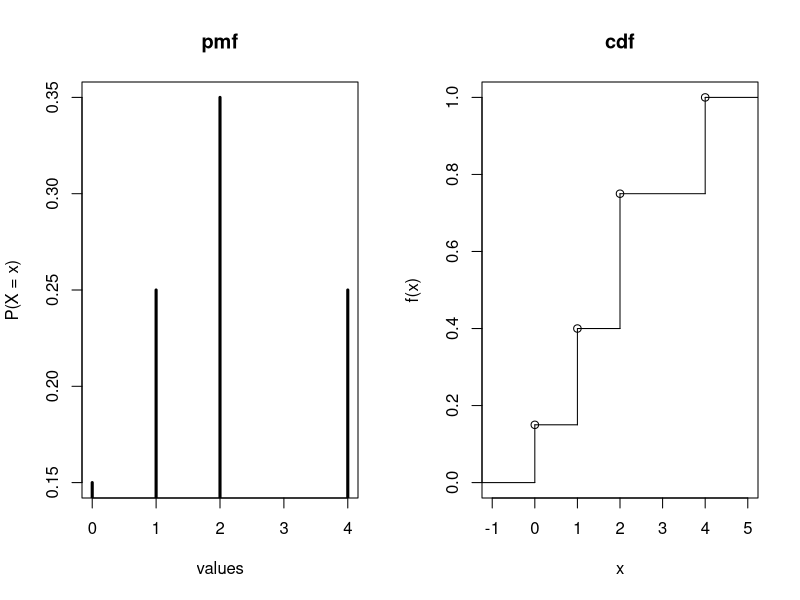
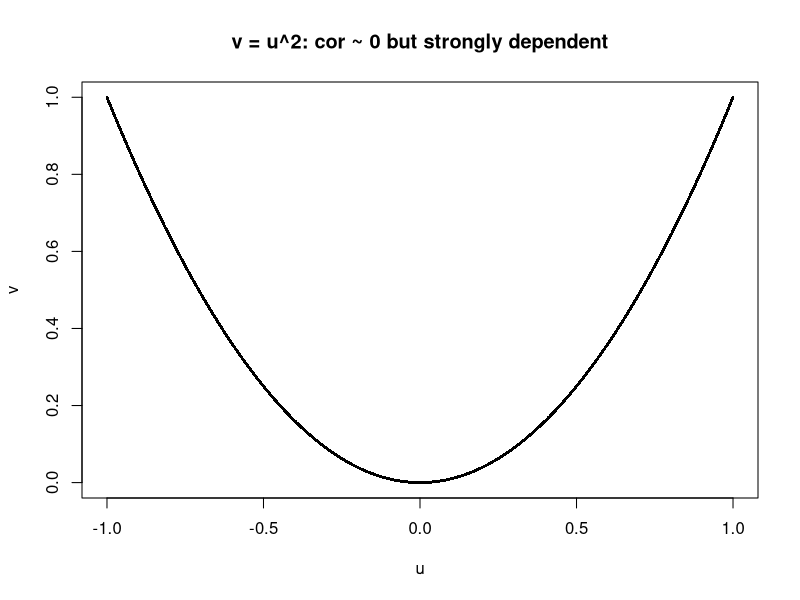
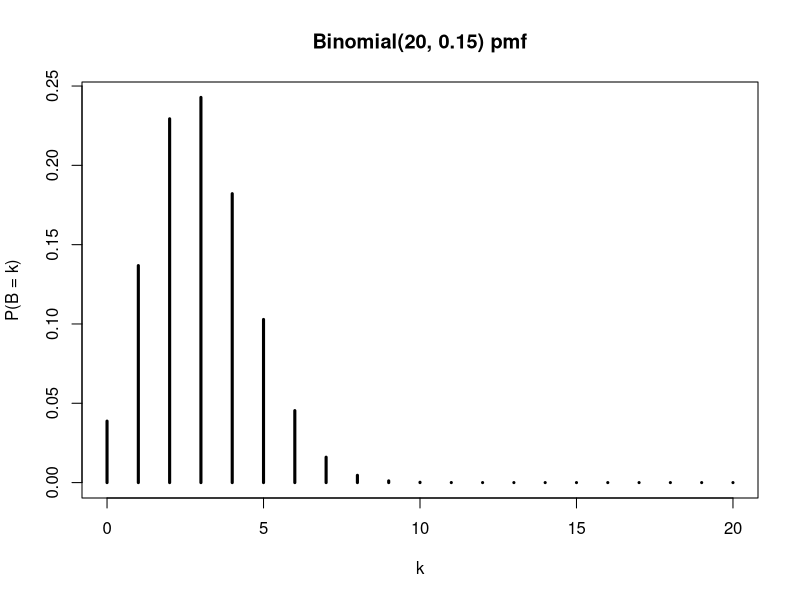
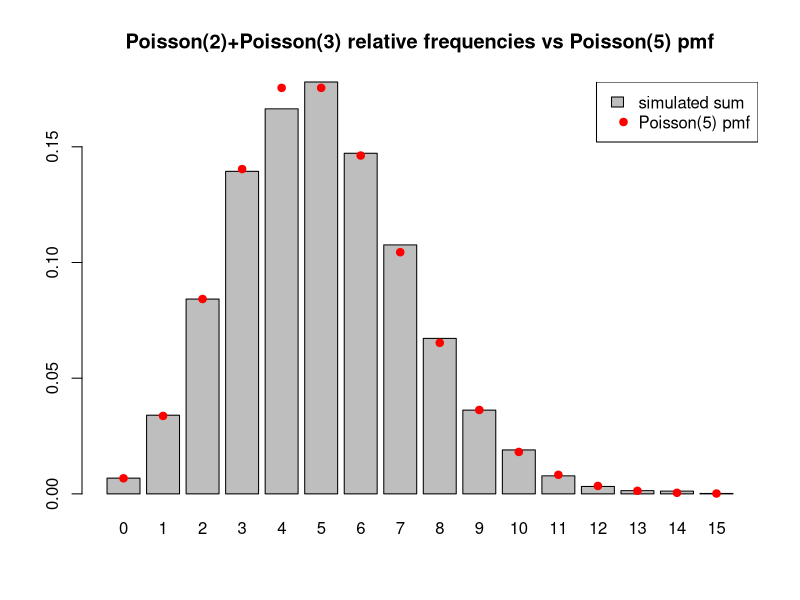
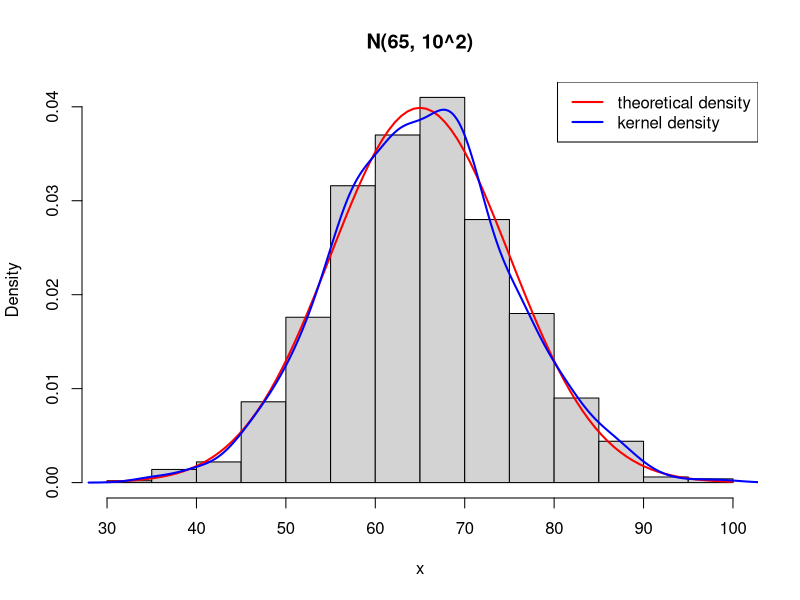
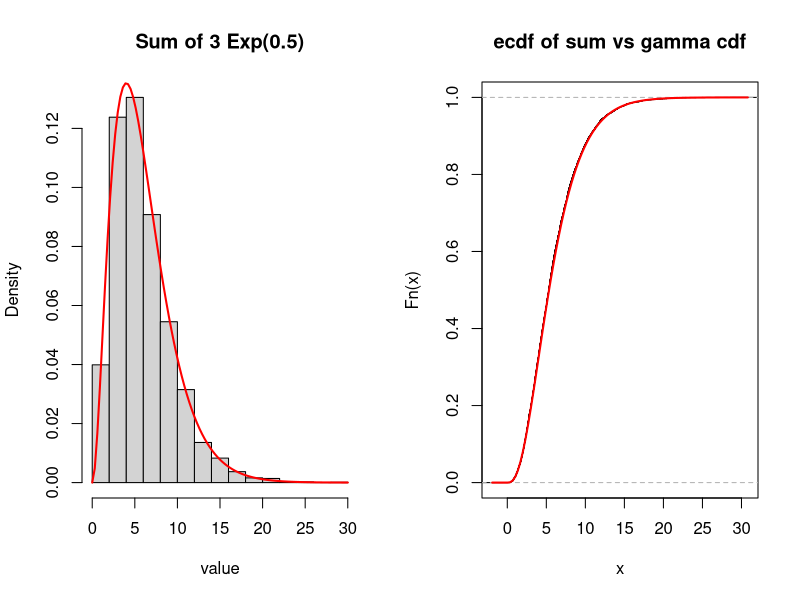
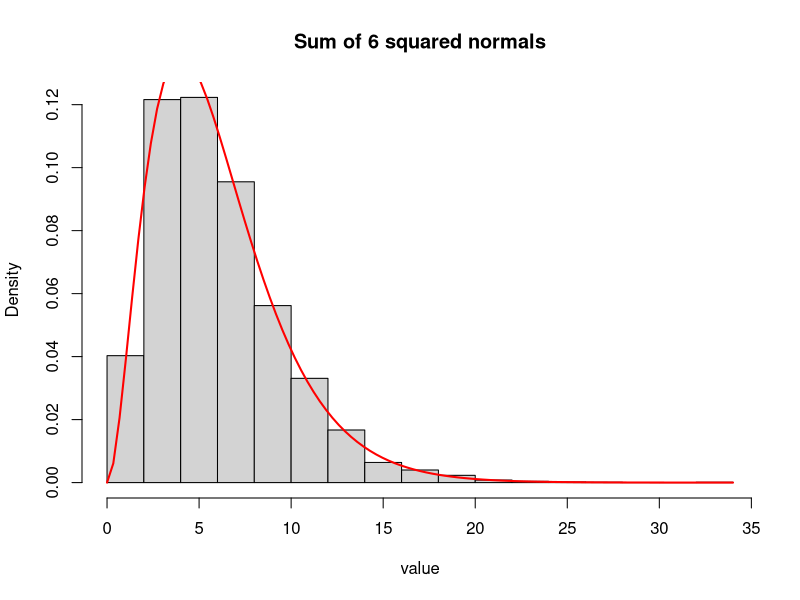
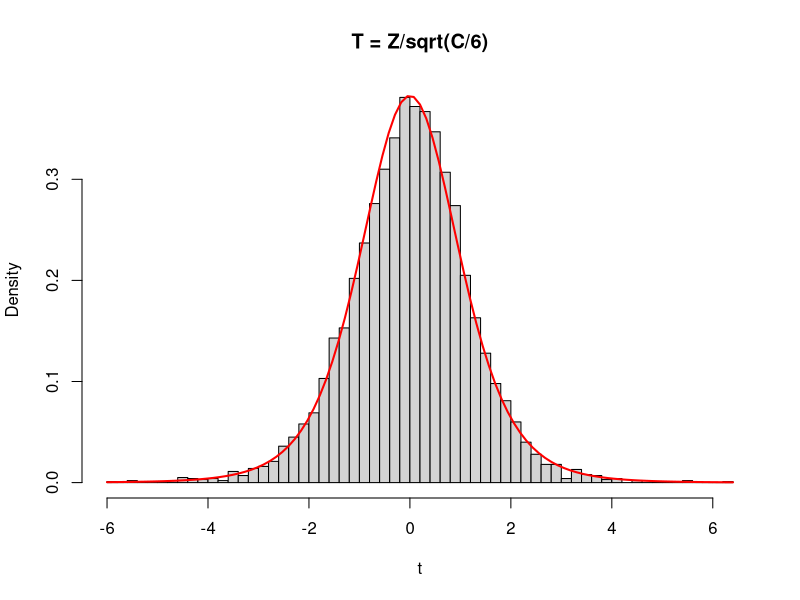

R code for these plots, in order:
## Statistical Computing 2026 - Chapter 2 R Exercises (FINAL version)
## HOW TO RUN: open in RStudio, click "Source" (top right of editor) or press Ctrl+Shift+S.
## Results print in the Console; plots appear in the Plots pane (use the arrows to flip through them).
## To run one exercise only: select from its "#### Exercise" header down to just before the next one, press Ctrl+Enter.

rm(list = ls())                        # start clean
graphics.off()                         # reset plot devices
say <- function(...) cat("\n[Explanation]", ..., "\n")
out <- function(label, x) { cat("\n--", label, "--\n"); print(x) }

###############################################################
#### Exercise 2.1
###############################################################
set.seed(2026)
values <- c(0, 1, 2, 4)
p      <- c(0.15, 0.25, 0.35, 0.25)
out("sum of probabilities (must be 1)", sum(p))
cp <- cumsum(p)                                   # cumulative probabilities
out("cumulative probabilities", cp)

# (a) pmf and right-continuous cdf
par(mfrow = c(1, 2))
plot(values, p, type = "h", lwd = 3, main = "pmf", ylab = "P(X = x)")
Fx <- stepfun(values, c(0, cp))                   # right-continuous step function
plot(Fx, main = "cdf", verticals = TRUE)
par(mfrow = c(1, 1))

out("P(X<=2)",     cp[values == 2])
out("P(1<X<=4)",   cp[values == 4] - cp[values == 1])
out("P(X=2)",      p[values == 2])
# The jump of F at 2 is F(2) - F(2-) = cp[3] - cp[2] = p[3] = P(X = 2)
out("jump of cdf at 2", cp[3] - cp[2])
say("F is a right-continuous step function. At x = 2 it jumps from F(2-) = 0.40 to F(2) = 0.75,",
    "so the jump size F(2) - F(2-) = 0.35 equals the point probability P(X = 2).")

# (b) moments
EX   <- sum(values * p)
EX2  <- sum(values^2 * p)
EX3  <- sum(values^3 * p)
VarX <- EX2 - EX^2
out("E[X], E[X^2], E[X^3], Var(X)", c(EX, EX2, EX3, VarX))
yv   <- 3 * values - 2                            # Y = 3X - 2
EY   <- sum(yv * p)
VarY <- sum(yv^2 * p) - EY^2
out("E[Y] vs 3E[X]-2",    c(EY, 3 * EX - 2))
out("Var(Y) vs 9Var(X)",  c(VarY, 9 * VarX))

# (c) generalized inverse (quantile function)
qfun <- function(q) values[which(cp >= q - 1e-12)[1]]
qs   <- c(0.15, 0.40, 0.50, 0.75, 0.90)
xq   <- sapply(qs, qfun)
Fxq  <- sapply(xq, function(z) Fx(z))                                  # F(x_q)
Fxq_left <- sapply(xq, function(z) { i <- which(values == z); if (i == 1) 0 else cp[i - 1] })  # F(x_q-)
out("quantile table", data.frame(q = qs, xq = xq, F_xq = Fxq, F_left = Fxq_left,
                                 F_xq_ge_q = Fxq >= qs, F_left_lt_q = Fxq_left < qs))

# simulation check
sim <- sample(values, size = 1e5, replace = TRUE, prob = p)
out("simulated relative frequencies", table(factor(sim, levels = values)) / length(sim))

###############################################################
#### Exercise 2.2
###############################################################
set.seed(2026)
J <- matrix(c(0.10, 0.15,
              0.20, 0.10,
              0.15, 0.30), nrow = 3, byrow = TRUE)
x <- 0:2; y <- 0:1
out("total of J", sum(J))
pX <- rowSums(J); pY <- colSums(J)
out("marginal pmf of X", pX)
out("marginal pmf of Y", pY)
out("P(X<=1, Y=1)", sum(J[x <= 1, y == 1]))

condX <- sweep(J, 2, pY, "/")                     # divide each column by its column sum
out("conditional pmfs (col 1: X|Y=0, col 2: X|Y=1)", condX)
cm <- colSums(x * condX)                          # E[X | Y = y]
cv <- colSums(x^2 * condX) - cm^2                 # Var(X | Y = y)
out("conditional means", cm)
out("conditional variances", cv)
out("P(X>=1 | Y=1)", sum(condX[x >= 1, 2]))

# (b)
EX  <- sum(x * pX); EY <- sum(y * pY)
EXY <- sum(outer(x, y, "*") * J)
covXY <- EXY - EX * EY
VarX  <- sum(x^2 * pX) - EX^2
VarY  <- sum(y^2 * pY) - EY^2
corXY <- covXY / sqrt(VarX * VarY)
out("E[X], E[Y], E[XY], Cov, Cor", c(EX, EY, EXY, covXY, corXY))
out("product of marginals", outer(pX, pY))
out("J minus product of marginals (nonzero => NOT independent)", J - outer(pX, pY))

out("total expectation: E[X] vs sum E[X|Y]P(Y)", c(EX, sum(cm * pY)))
VarEcond <- sum(cm^2 * pY) - sum(cm * pY)^2       # Var(E[X|Y])
out("total variance: Var(X) vs E[Var(X|Y)] + Var(E[X|Y])", c(VarX, sum(cv * pY) + VarEcond))

out("Var(2X-Y) via covariance formula", 4 * VarX + VarY - 2 * 2 * covXY)
W <- outer(2 * x, y, "-")                         # value of 2x - y in each cell
out("Var(2X-Y) directly", sum(W^2 * J) - sum(W * J)^2)

# (c) f(x,y) = 2 on 0 < y < x < 1:  f_X(x) = 2x,  f(y | x) = 1/x on (0, x)  (uniform on (0,x))
fjoint <- function(y, x0) ifelse(y > 0 & y < x0, 2, 0)
fX <- function(x0) integrate(function(t) fjoint(t, x0), 0, x0)$value   # marginal: integrate joint over 0<y<x
out("marginal f_X(x) via integrate at x = 0.3, 0.8 (theory 2x = 0.6, 1.6)", c(fX(0.3), fX(0.8)))
out("f_X integrates to 1 over (0,1)", integrate(function(t) sapply(t, fX), 0, 1)$value)
out("conditional density f(y|x=0.8) = joint / marginal, at y = 0.5 (theory 1/0.8 = 1.25)", fjoint(0.5, 0.8) / fX(0.8))
fYx <- function(y, x0) ifelse(y > 0 & y < x0, 1 / x0, 0)
out("conditional density integrates to 1", integrate(function(t) fYx(t, 0.8), 0, 0.8)$value)
out("E[Y | X=0.8] (should be 0.4)", integrate(function(t) t * fYx(t, 0.8), 0, 0.8)$value)
out("P(Y<0.3 | X=0.8) (should be 0.375)", integrate(function(t) fYx(t, 0.8), 0, 0.3)$value)

# (d) uncorrelated but dependent
u <- runif(10000, -1, 1); v <- u^2
out("cor(u, v)", cor(u, v))
plot(u, v, pch = 16, cex = 0.4, main = "v = u^2: cor ~ 0 but strongly dependent")
# Correlation measures only LINEAR association; v is a deterministic function of u.
say("cor(u, v) is about 0 because the relation v = u^2 is symmetric (U-shaped), not linear.",
    "But v is a deterministic function of u, so they are strongly dependent. Zero correlation does NOT imply independence.")

###############################################################
#### Exercise 2.3   (n = 5000)
###############################################################
set.seed(2026)
n <- 5000

# (a) Bernoulli
b <- rbinom(n, size = 1, prob = 0.3)
out("Bernoulli mean: sample vs p",       c(mean(b), 0.3))
out("Bernoulli variance: sample vs p(1-p)", c(var(b), 0.3 * 0.7))
# Binomial(20, 0.15)
k <- 0:20
plot(k, dbinom(k, 20, 0.15), type = "h", lwd = 3, main = "Binomial(20, 0.15) pmf", ylab = "P(B = k)")
out("P(2<=B<=5) exact", pbinom(5, 20, 0.15) - pbinom(1, 20, 0.15))
Bs <- rbinom(n, 20, 0.15)
out("P(2<=B<=5) simulated", mean(Bs >= 2 & Bs <= 5))

# (b) Multinomial
pr <- c(0.2, 0.5, 0.3)
out("multinomial P(6,15,9)", dmultinom(c(6, 15, 9), prob = pr))
counts <- rmultinom(n, size = 30, prob = pr)      # each COLUMN is one count vector
out("mean counts: simulated", rowMeans(counts))
out("mean counts: theory 30*p", 30 * pr)
out("covariance: simulated", cov(t(counts)))
out("covariance: theory (diag 30p(1-p), off-diag -30 pi pj)", 30 * (diag(pr) - outer(pr, pr)))

# (c) Geometric, p = 0.25 (G = failures before first success)
pg <- 0.25
out("P(G=3)",  dgeom(3, pg))
out("P(G>=5)", pgeom(4, pg, lower.tail = FALSE))  # P(G>=5) = P(G>4)
g <- rgeom(n, pg)
out("P(G=3): simulated vs exact",  c(mean(g == 3), dgeom(3, pg)))
out("P(G>=5): simulated vs exact", c(mean(g >= 5), pgeom(4, pg, lower.tail = FALSE)))
out("mean: sample vs (1-p)/p",     c(mean(g), (1 - pg) / pg))
out("var: sample vs (1-p)/p^2",    c(var(g), (1 - pg) / pg^2))
# T = G + 1 counts TRIALS up to and including the first success: E[T] = 1/p, Var unchanged.
say("T = G + 1 counts trials (failures plus the final success): E[T] = 1/p = 4, Var(T) = (1-p)/p^2 (unchanged, a shift only).")
out("memoryless: P(G>=8 | G>=3)", pgeom(7, pg, lower.tail = FALSE) / pgeom(2, pg, lower.tail = FALSE))
out("memoryless: P(G>=5)",        pgeom(4, pg, lower.tail = FALSE))

# Negative binomial: K = failures before the 4th success, p = 0.4
r <- 4; pn <- 0.4
out("P(K=6)",  dnbinom(6, size = r, prob = pn))
out("P(K<=8)", pnbinom(8, size = r, prob = pn))
kk <- rnbinom(n, size = r, prob = pn)
out("P(K=6): simulated vs exact",  c(mean(kk == 6), dnbinom(6, r, pn)))
out("P(K<=8): simulated vs exact", c(mean(kk <= 8), pnbinom(8, r, pn)))
out("mean: sample vs r(1-p)/p",    c(mean(kk), r * (1 - pn) / pn))
out("var: sample vs r(1-p)/p^2",   c(var(kk), r * (1 - pn) / pn^2))
# K + 4 is the variable that counts total trials.
say("Total number of trials until the 4th success is K + 4 (K failures + 4 successes); its mean is r/p, variance unchanged.")

# (d) Poisson(4)
out("P(N>=6) exact", ppois(5, 4, lower.tail = FALSE))
N <- rpois(n, 4)
out("P(N>=6): simulated vs exact", c(mean(N >= 6), ppois(5, 4, lower.tail = FALSE)))
out("mean: sample vs 4", c(mean(N), 4))
out("var: sample vs 4",  c(var(N), 4))
S <- rpois(n, 2) + rpois(n, 3)                    # independent sum ~ Poisson(5)
rel <- table(factor(S, levels = 0:15)) / n
bp <- barplot(rel, main = "Poisson(2)+Poisson(3) relative frequencies vs Poisson(5) pmf")
points(bp, dpois(0:15, 5), pch = 19, col = "red")
legend("topright", c("simulated sum", "Poisson(5) pmf"), fill = c("grey", NA), border = c("black", NA),
       pch = c(NA, 19), col = c(NA, "red"))

###############################################################
#### Exercise 2.4
###############################################################
set.seed(2026)

# (a) Normal(65, 10^2)
xn <- rnorm(1000, 65, 10)
hist(xn, probability = TRUE, main = "N(65, 10^2)", xlab = "x")
curve(dnorm(x, 65, 10), add = TRUE, col = "red", lwd = 2)
lines(density(xn), col = "blue", lwd = 2)
legend("topright", c("theoretical density", "kernel density"), col = c("red", "blue"), lwd = 2)
out("P(60<X<80): exact vs sample", c(pnorm(80, 65, 10) - pnorm(60, 65, 10), mean(xn > 60 & xn < 80)))
out("90th percentile: exact vs sample", c(qnorm(0.90, 65, 10), quantile(xn, 0.90)))

# (b) Gamma(shape 3, rate 0.5)
out("P(W>8)", pgamma(8, shape = 3, rate = 0.5, lower.tail = FALSE))
out("95th percentile", qgamma(0.95, shape = 3, rate = 0.5))
w <- rgamma(5000, shape = 3, rate = 0.5)
out("mean: sample vs shape/rate",     c(mean(w), 3 / 0.5))
out("var: sample vs shape/rate^2",    c(var(w), 3 / 0.5^2))
ssum <- rexp(5000, rate = 0.5) + rexp(5000, rate = 0.5) + rexp(5000, rate = 0.5)
par(mfrow = c(1, 2))
hist(ssum, probability = TRUE, main = "Sum of 3 Exp(0.5)", xlab = "value")
curve(dgamma(x, shape = 3, rate = 0.5), add = TRUE, col = "red", lwd = 2)
plot(ecdf(ssum), main = "ecdf of sum vs gamma cdf")
curve(pgamma(x, shape = 3, rate = 0.5), add = TRUE, col = "red", lwd = 2)
par(mfrow = c(1, 1))

# (c) Exponential(0.2): memorylessness
out("P(T>15 | T>5) exact", pexp(15, 0.2, lower.tail = FALSE) / pexp(5, 0.2, lower.tail = FALSE))
tt <- rexp(5000, 0.2)
out("P(T>15 | T>5) simulated", mean(tt[tt > 5] > 15))
out("P(T>10)", pexp(10, 0.2, lower.tail = FALSE))   # same value: memoryless
say("Memorylessness: P(T > s+t | T > s) = P(T > t). Having already waited 5 units does not change the chance of waiting 10 more.")

# (d) Lognormal
mu_l <- 0.5; sd_l <- 0.7
Lg <- exp(rnorm(5000, mu_l, sd_l))
out("mean: sample vs exp(mu+s^2/2)",  c(mean(Lg), exp(mu_l + sd_l^2 / 2)))
out("var: sample vs (e^{s^2}-1)e^{2mu+s^2}", c(var(Lg), (exp(sd_l^2) - 1) * exp(2 * mu_l + sd_l^2)))
out("P(L>3): exact vs sample", c(plnorm(3, meanlog = mu_l, sdlog = sd_l, lower.tail = FALSE), mean(Lg > 3)))
out("median: exact vs sample", c(qlnorm(0.5, mu_l, sd_l), median(Lg)))
# meanlog / sdlog = mean and sd of log(L) (the underlying normal), NOT of L itself.
say("meanlog = mean of log(L) (= mu = 0.5), sdlog = standard deviation of log(L) (= sigma = 0.7); they are NOT the mean and sd of L.")

###############################################################
#### Exercise 2.5
###############################################################
set.seed(2026)

# (a) chi-square(6) from squared standard normals
M  <- matrix(rnorm(5000 * 6), nrow = 5000, ncol = 6)
Cs <- rowSums(M^2)
hist(Cs, probability = TRUE, main = "Sum of 6 squared normals", xlab = "value")
curve(dchisq(x, df = 6), add = TRUE, col = "red", lwd = 2)
out("mean: sample vs 6",  c(mean(Cs), 6))
out("var: sample vs 12",  c(var(Cs), 12))
out("P(C>12): exact vs sample", c(pchisq(12, 6, lower.tail = FALSE), mean(Cs > 12)))
out("95th percentile: exact vs sample", c(qchisq(0.95, 6), quantile(Cs, 0.95)))

# (b) t = Z / sqrt(C/6)
Zn <- rnorm(5000); C2 <- rchisq(5000, df = 6)
T6 <- Zn / sqrt(C2 / 6)
hist(T6, probability = TRUE, breaks = 50, main = "T = Z/sqrt(C/6)", xlab = "t")
curve(dt(x, df = 6), add = TRUE, col = "red", lwd = 2)
out("P(|T|>2): exact vs sample", c(2 * pt(2, 6, lower.tail = FALSE), mean(abs(T6) > 2)))
out("97.5th percentile (df=6)", qt(0.975, 6))
dfs <- c(1, 4, 30)
curve(dnorm(x), -5, 5, lwd = 2, ylab = "density", main = "Normal vs t densities")
for (i in seq_along(dfs)) curve(dt(x, df = dfs[i]), add = TRUE, col = i + 1, lwd = 2)
legend("topright", c("normal", paste("t, df =", dfs)), col = 1:4, lwd = 2)
out("tail P(|T|>2) for df = 1, 4, 30", sapply(dfs, function(d) 2 * pt(2, d, lower.tail = FALSE)))
out("tail P(|Z|>2) normal", 2 * pnorm(2, lower.tail = FALSE))
# Mean exists for df > 1 (df = 4, 30; NOT df = 1). Variance exists for df > 2 (df = 4, 30; NOT df = 1).
say("Mean exists for df = 4 and 30 (needs df > 1), not df = 1. Variance exists for df = 4 and 30 (needs df > 2), not df = 1.",
    "Smaller df gives heavier tails: P(|T|>2) is largest for df = 1 and approaches the normal value as df grows.")

# (c) Beta(2, 5)
curve(dbeta(x, 2, 5), 0, 1, lwd = 2, main = "Beta(2, 5) density", ylab = "density")
Bt <- rbeta(5000, 2, 5)
out("P(B<0.3): exact vs sample", c(pbeta(0.3, 2, 5), mean(Bt < 0.3)))
out("90th percentile: exact vs sample", c(qbeta(0.9, 2, 5), quantile(Bt, 0.9)))
out("mean: sample vs a/(a+b)", c(mean(Bt), 2 / 7))
out("var: sample vs ab/((a+b)^2(a+b+1))", c(var(Bt), 2 * 5 / (7^2 * 8)))

# (d) Uniform(2, 8)
out("P(3<U<6) exact", punif(6, 2, 8) - punif(3, 2, 8))
out("75th percentile exact", qunif(0.75, 2, 8))
Un <- runif(5000, 2, 8)
out("mean: sample vs (a+b)/2",    c(mean(Un), 5))
out("var: sample vs (b-a)^2/12",  c(var(Un), 36 / 12))
U01 <- (Un - 2) / 6                               # transform to Uniform(0,1)
hist(U01, probability = TRUE, main = "Uniform(0,1) (blue) vs Beta(2,5) (red)", xlab = "value")
curve(dbeta(x, 2, 5), add = TRUE, col = "red", lwd = 2)
abline(h = 1, col = "blue", lwd = 2)

###############################################################
#### Exercise 2.6
###############################################################
set.seed(2026)

# (a) bivariate normal built from independent U, V
U <- rnorm(5000); V <- rnorm(5000)
X <- 2 + 3 * U
Y <- 5 + 2 * (0.6 * U + sqrt(1 - 0.6^2) * V)
out("means of X, Y (theory 2, 5)", c(mean(X), mean(Y)))
out("sds of X, Y (theory 3, 2)",   c(sd(X), sd(Y)))
out("cov(X,Y) (theory 3.6)",       cov(X, Y))
out("cor(X,Y) (theory 0.6)",       cor(X, Y))
plot(X, Y, pch = 16, cex = 0.4, main = "Bivariate normal, rho = 0.6")
muX <- 2; sX <- 3; muY <- 5; sY <- 2; rho <- 0.6
mu_c  <- muY + rho * sY / sX * (4 - muX)          # E[Y | X=4]
var_c <- sY^2 * (1 - rho^2)                       # Var(Y | X=4)
out("E[Y|X=4], Var(Y|X=4)", c(mu_c, var_c))
out("P(Y>6 | X=4)", pnorm(6, mean = mu_c, sd = sqrt(var_c), lower.tail = FALSE))
out("lm prediction at X=4 (compare with E[Y|X=4])", predict(lm(Y ~ X), data.frame(X = 4)))

# (b) rho = 0  (repeat of part (a) with Y0 = 5 + 2*(0*U + 1*V))
rho0 <- 0
Y0 <- 5 + 2 * (rho0 * U + sqrt(1 - rho0^2) * V)
out("means of X, Y0 (theory 2, 5)", c(mean(X), mean(Y0)))
out("sds of X, Y0 (theory 3, 2)",   c(sd(X), sd(Y0)))
out("cov(X,Y0) (theory 0)",         cov(X, Y0))
out("cor(X,Y0) (theory 0)",         cor(X, Y0))
plot(X, Y0, pch = 16, cex = 0.4, main = "Bivariate normal, rho = 0")
mu_c0  <- muY + rho0 * sY / sX * (4 - muX)
var_c0 <- sY^2 * (1 - rho0^2)
out("E[Y0|X=4], Var(Y0|X=4) (= unconditional 5, 4)", c(mu_c0, var_c0))
out("P(Y0>6 | X=4)", pnorm(6, mean = mu_c0, sd = sqrt(var_c0), lower.tail = FALSE))
out("lm prediction at X=4 (compare with E[Y0|X=4] = 5)", predict(lm(Y0 ~ X), data.frame(X = 4)))
# For a JOINTLY normal pair the joint density factorizes iff the covariance is 0,
# so uncorrelated => independent. In 2.2(d), (u, u^2) is not jointly normal.
say("For a jointly normal pair the density factorizes into f_X(x) f_Y(y) exactly when rho = 0 (the conditional law of Y|X=x no longer depends on x),",
    "so zero covariance implies independence. In 2.2(d), (u, u^2) is not jointly normal, so zero correlation proves nothing.")

# (c) three-dimensional normal via Cholesky
mu <- c(1, 2, 3)
Sigma <- matrix(c(1,   0.4, 0.2,
                  0.4, 2,   0.3,
                  0.2, 0.3, 1.5), nrow = 3, byrow = TRUE)
out("eigenvalues of Sigma (all > 0 => positive definite)", eigen(Sigma)$values)
Zs <- matrix(rnorm(5000 * 3), nrow = 5000, ncol = 3)
R  <- chol(Sigma)                                 # upper triangular, t(R) %*% R = Sigma
Xs <- sweep(Zs %*% R, 2, mu, "+")
out("column means (theory 1, 2, 3)", colMeans(Xs))
out("sample covariance (theory Sigma)", cov(Xs))
pairs(Xs, pch = 16, cex = 0.3, main = "Simulated 3-D normal")

# (d) linear combination A = X1 + 2 X2 - X3
a <- c(1, 2, -1)
mean_th <- sum(a * mu)
var_th  <- drop(t(a) %*% Sigma %*% a)
out("theoretical mean and variance of A", c(mean_th, var_th))
A <- Xs %*% a
out("simulated mean and variance of A", c(mean(A), var(A)))
out("P(A>4): exact vs simulated", c(pnorm(4, mean_th, sqrt(var_th), lower.tail = FALSE), mean(A > 4)))

dmvn <- function(z, mu, Sigma) {
  d  <- length(mu)
  dz <- z - mu
  as.numeric((2 * pi)^(-d / 2) * det(Sigma)^(-1 / 2) * exp(-0.5 * t(dz) %*% solve(Sigma) %*% dz))
}
out("density at mu (the peak)", dmvn(mu, mu, Sigma))
out("density at (2,3,4)", dmvn(c(2, 3, 4), mu, Sigma))
# The second value is smaller: (2,3,4) is farther from the mean in Mahalanobis distance.
say("The density is maximal at mu. (2,3,4) lies farther from mu in Mahalanobis distance (z-mu)' Sigma^-1 (z-mu), so its density is much smaller.")

cat("\nDone. Flip through the Plots pane with the arrows to see all figures.\n")
